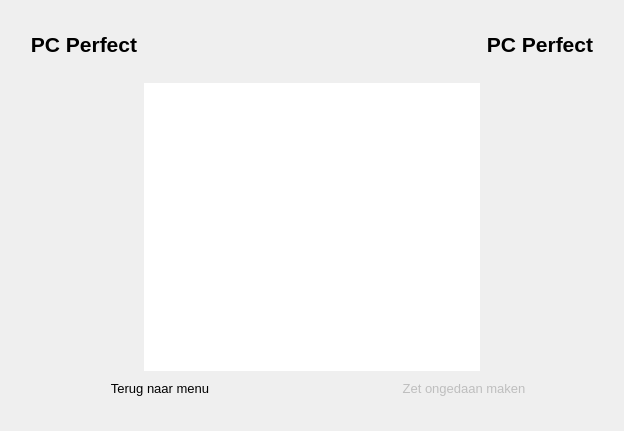
<?xml version="1.0" encoding="UTF-8"?>
<ui version="4.0">
 <class>GameWindow</class>
 <widget class="QMainWindow" name="GameWindow">
  <property name="geometry">
   <rect>
    <x>0</x>
    <y>0</y>
    <width>624</width>
    <height>431</height>
   </rect>
  </property>
  <property name="minimumSize">
   <size>
    <width>624</width>
    <height>431</height>
   </size>
  </property>
  <property name="maximumSize">
   <size>
    <width>624</width>
    <height>431</height>
   </size>
  </property>
  <property name="font">
   <font>
    <family>Arial</family>
    <pointsize>10</pointsize>
   </font>
  </property>
  <property name="windowTitle">
   <string>IntelliCon</string>
  </property>
  <property name="windowIcon">
   <iconset resource="resources.qrc">
    <normaloff>:/icons/icon.png</normaloff>:/icons/icon.png</iconset>
  </property>
  <widget class="QWidget" name="centralWidget">
   <layout class="QVBoxLayout" name="verticalLayout">
    <item>
     <layout class="QHBoxLayout" name="hlayoutPlayerLabels" stretch="1,0,0,0,0,0,1">
      <item>
       <widget class="QLabel" name="labelP1Name">
        <property name="font">
         <font>
          <pointsize>16</pointsize>
          <weight>75</weight>
          <bold>true</bold>
          <underline>false</underline>
         </font>
        </property>
        <property name="text">
         <string>PC Perfect</string>
        </property>
        <property name="alignment">
         <set>Qt::AlignCenter</set>
        </property>
       </widget>
      </item>
      <item>
       <spacer name="hspacerP1Label">
        <property name="orientation">
         <enum>Qt::Horizontal</enum>
        </property>
        <property name="sizeType">
         <enum>QSizePolicy::Fixed</enum>
        </property>
        <property name="sizeHint" stdset="0">
         <size>
          <width>16</width>
          <height>55</height>
         </size>
        </property>
       </spacer>
      </item>
      <item>
       <widget class="QLabel" name="labelRedPiece">
        <property name="text">
         <string/>
        </property>
        <property name="pixmap">
         <pixmap resource="resources.qrc">:/icons/red-piece-small.png</pixmap>
        </property>
       </widget>
      </item>
      <item>
       <widget class="QLabel" name="labelDraw">
        <property name="minimumSize">
         <size>
          <width>238</width>
          <height>55</height>
         </size>
        </property>
        <property name="maximumSize">
         <size>
          <width>238</width>
          <height>55</height>
         </size>
        </property>
        <property name="text">
         <string/>
        </property>
        <property name="alignment">
         <set>Qt::AlignCenter</set>
        </property>
       </widget>
      </item>
      <item>
       <widget class="QLabel" name="labelYellowPiece">
        <property name="text">
         <string/>
        </property>
        <property name="pixmap">
         <pixmap resource="resources.qrc">:/icons/yellow-piece-small.png</pixmap>
        </property>
       </widget>
      </item>
      <item>
       <spacer name="hspacerP2Label">
        <property name="orientation">
         <enum>Qt::Horizontal</enum>
        </property>
        <property name="sizeType">
         <enum>QSizePolicy::Fixed</enum>
        </property>
        <property name="sizeHint" stdset="0">
         <size>
          <width>16</width>
          <height>55</height>
         </size>
        </property>
       </spacer>
      </item>
      <item>
       <widget class="QLabel" name="labelP2Name">
        <property name="font">
         <font>
          <pointsize>16</pointsize>
          <weight>75</weight>
          <bold>true</bold>
         </font>
        </property>
        <property name="text">
         <string>PC Perfect</string>
        </property>
        <property name="alignment">
         <set>Qt::AlignCenter</set>
        </property>
       </widget>
      </item>
     </layout>
    </item>
    <item>
     <layout class="QHBoxLayout" name="hlayoutGame">
      <item>
       <widget class="QLabel" name="labelWinnerLeft">
        <property name="minimumSize">
         <size>
          <width>59</width>
          <height>288</height>
         </size>
        </property>
        <property name="maximumSize">
         <size>
          <width>59</width>
          <height>16777215</height>
         </size>
        </property>
        <property name="text">
         <string/>
        </property>
       </widget>
      </item>
      <item>
       <widget class="QGraphicsView" name="graphGame">
        <property name="minimumSize">
         <size>
          <width>336</width>
          <height>288</height>
         </size>
        </property>
        <property name="maximumSize">
         <size>
          <width>336</width>
          <height>288</height>
         </size>
        </property>
        <property name="acceptDrops">
         <bool>false</bool>
        </property>
        <property name="toolTip">
         <string notr="true"/>
        </property>
        <property name="frameShape">
         <enum>QFrame::NoFrame</enum>
        </property>
        <property name="frameShadow">
         <enum>QFrame::Plain</enum>
        </property>
        <property name="lineWidth">
         <number>0</number>
        </property>
        <property name="verticalScrollBarPolicy">
         <enum>Qt::ScrollBarAlwaysOff</enum>
        </property>
        <property name="horizontalScrollBarPolicy">
         <enum>Qt::ScrollBarAlwaysOff</enum>
        </property>
        <property name="sceneRect">
         <rectf>
          <x>0.000000000000000</x>
          <y>0.000000000000000</y>
          <width>336.000000000000000</width>
          <height>288.000000000000000</height>
         </rectf>
        </property>
       </widget>
      </item>
      <item>
       <widget class="QLabel" name="labelWinnerRight">
        <property name="minimumSize">
         <size>
          <width>59</width>
          <height>288</height>
         </size>
        </property>
        <property name="maximumSize">
         <size>
          <width>59</width>
          <height>16777215</height>
         </size>
        </property>
        <property name="text">
         <string/>
        </property>
       </widget>
      </item>
     </layout>
    </item>
    <item>
     <layout class="QHBoxLayout" name="hlayoutControlButtons">
      <item>
       <widget class="QPushButton" name="buttonBackToMenu">
        <property name="focusPolicy">
         <enum>Qt::NoFocus</enum>
        </property>
        <property name="text">
         <string>Terug naar menu</string>
        </property>
        <property name="icon">
         <iconset resource="resources.qrc">
          <normaloff>:/icons/back.png</normaloff>:/icons/back.png</iconset>
        </property>
        <property name="iconSize">
         <size>
          <width>24</width>
          <height>24</height>
         </size>
        </property>
        <property name="flat">
         <bool>true</bool>
        </property>
       </widget>
      </item>
      <item>
       <widget class="QPushButton" name="buttonUndoMove">
        <property name="enabled">
         <bool>false</bool>
        </property>
        <property name="text">
         <string>Zet ongedaan maken</string>
        </property>
        <property name="icon">
         <iconset resource="resources.qrc">
          <normaloff>:/icons/undo.png</normaloff>:/icons/undo.png</iconset>
        </property>
        <property name="iconSize">
         <size>
          <width>24</width>
          <height>24</height>
         </size>
        </property>
        <property name="flat">
         <bool>true</bool>
        </property>
       </widget>
      </item>
     </layout>
    </item>
   </layout>
  </widget>
  <widget class="QStatusBar" name="statusBar">
   <property name="sizeGripEnabled">
    <bool>false</bool>
   </property>
  </widget>
 </widget>
 <layoutdefault spacing="6" margin="11"/>
 <tabstops>
  <tabstop>graphGame</tabstop>
  <tabstop>buttonBackToMenu</tabstop>
  <tabstop>buttonUndoMove</tabstop>
 </tabstops>
 <resources>
  <include location="resources.qrc"/>
 </resources>
 <connections/>
</ui>
